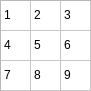
<?xml version="1.0" encoding="UTF-8"?>
<ui version="4.0">
 <class>Dialog</class>
 <widget class="QDialog" name="Dialog">
  <property name="geometry">
   <rect>
    <x>0</x>
    <y>0</y>
    <width>91</width>
    <height>91</height>
   </rect>
  </property>
  <property name="font">
   <font>
    <family>Arial</family>
   </font>
  </property>
  <property name="windowTitle">
   <string>Dialog</string>
  </property>
  <widget class="QTableWidget" name="table9">
   <property name="geometry">
    <rect>
     <x>0</x>
     <y>0</y>
     <width>101</width>
     <height>101</height>
    </rect>
   </property>
   <property name="rowCount">
    <number>3</number>
   </property>
   <property name="columnCount">
    <number>3</number>
   </property>
   <attribute name="horizontalHeaderVisible">
    <bool>false</bool>
   </attribute>
   <attribute name="horizontalHeaderDefaultSectionSize">
    <number>30</number>
   </attribute>
   <attribute name="verticalHeaderVisible">
    <bool>false</bool>
   </attribute>
   <row/>
   <row/>
   <row/>
   <column/>
   <column/>
   <column/>
   <item row="0" column="0">
    <property name="text">
     <string>1</string>
    </property>
   </item>
   <item row="0" column="1">
    <property name="text">
     <string>2</string>
    </property>
   </item>
   <item row="0" column="2">
    <property name="text">
     <string>3</string>
    </property>
   </item>
   <item row="1" column="0">
    <property name="text">
     <string>4</string>
    </property>
   </item>
   <item row="1" column="1">
    <property name="text">
     <string>5</string>
    </property>
   </item>
   <item row="1" column="2">
    <property name="text">
     <string>6</string>
    </property>
   </item>
   <item row="2" column="0">
    <property name="text">
     <string>7</string>
    </property>
   </item>
   <item row="2" column="1">
    <property name="text">
     <string>8</string>
    </property>
   </item>
   <item row="2" column="2">
    <property name="text">
     <string>9</string>
    </property>
   </item>
  </widget>
 </widget>
 <resources/>
 <connections/>
</ui>
